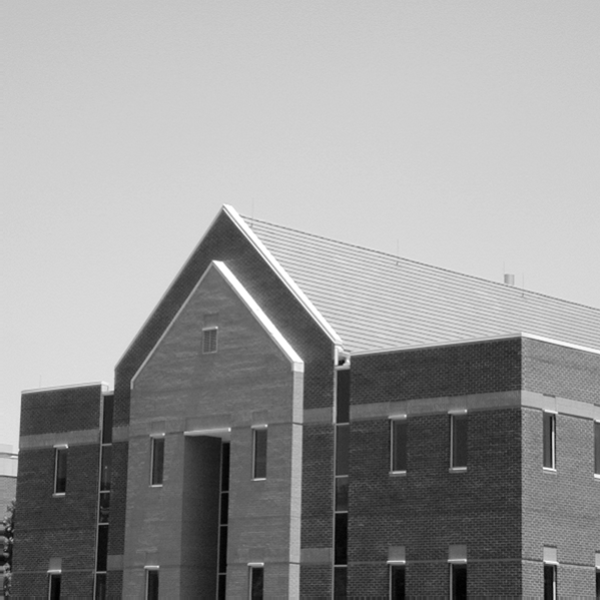
#> input picture DEP_C4/Fig0438(a)(bld_600by600).tif, 600 x 600 px, found by its file name
$ python example_4_15.py   (older library calls are emulated)
#> lines starting #> are read from the running program, lines starting #| are printed output that depends on the picture
### DEP_C4/utilities.py
import numpy as np
import cv2


# [19 lines left out: function rearrange_frequency_spectrum, not called in this run]


def center_frequency(array):
    for i in range(array.shape[0]):
        for j in range(array.shape[1]):
            array[i, j] *= np.power(-1, i + j)

    return array


# [8 lines left out: function get_fourier_transform, not called in this run]


def get_magnitude(array):
    magnitude = np.sqrt(np.square(array[:, :, 0]) + np.square(array[:, :, 1]))
    return magnitude


def get_phase_angel(array):
    phase_angel = np.arctan2(array[:, :, 0], array[:, :, 1])
    return phase_angel


# [30 lines left out: functions merge_mag_phase, creat_ideal_lowpass_filter, creat_gaussian_lowpass_filter_frequency, not called in this run]

### DEP_C4/example_4_15.py
import numpy as np
import cv2
import matplotlib.pyplot as plt
import utilities
from mpl_toolkits.mplot3d import axes3d

# MARK: image
img = cv2.imread('/Users/ariazare/Projects/Python/DEP_C4/Fig0438(a)(bld_600by600).tif')
#> img is the input picture: shape (600, 600, 3); min 0, max 255, mean 152.8
img = cv2.cvtColor(img, cv2.COLOR_RGB2GRAY)
#> img: shape (600, 600)
img_padded = np.zeros((602, 602), 'float32')
img_padded[:-2, 0:-2] = img
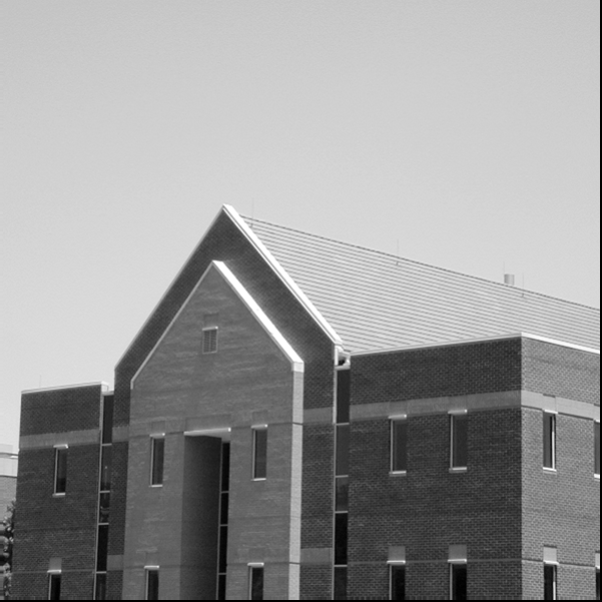
#> img_padded: shape (602, 602) float32; min 0, max 255, mean 151.8

img_centered = utilities.center_frequency(img_padded)
#> after the loop in center_frequency, `for i in range(array.shape[0]):`:
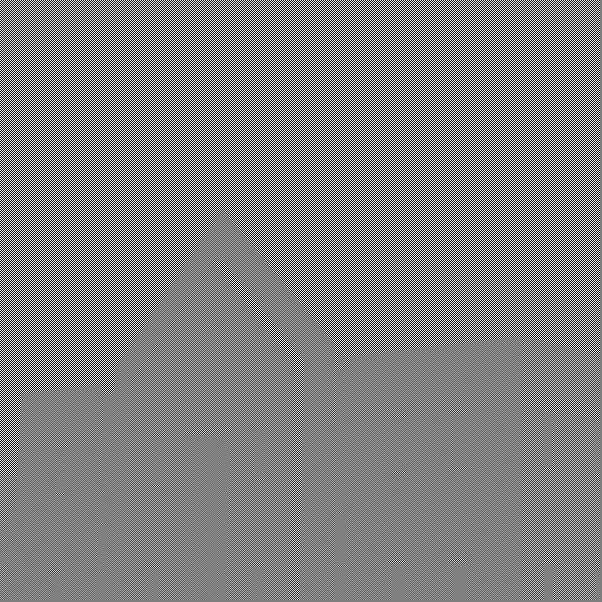
#> array: shape (602, 602) float32; min -255, max 255, mean 0; drawn with min black and max white
complex_img = [np.array(img_centered, 'float32'), np.zeros(img_centered.shape, 'float32')]
complex_img = cv2.merge(complex_img)
cv2.dft(complex_img, complex_img)

# [8 lines of commented-out code are left out]
sobel_filter = np.array([[0, 0, 0, 0],
                         [0, -1, 0, 1],
                         [0, -2, 0, 2],
                         [0, -1, 0, 1]], 'float32')

sobel_filter_sp = np.array([[-1, 0, 1],
                            [-2, 0, 2],
                            [-1, 0, 1]], 'float32')

sobel_filter_zeros = np.zeros((602, 602), 'float32')
sobel_filter_zeros[299:303, 299:303] = sobel_filter
# sobel_filter_zeros[299:302, 299:302] = sobel_filter
sobel_filter = sobel_filter_zeros

sobel_filter = utilities.center_frequency(sobel_filter)
sobel_filter_transformed = [sobel_filter, np.zeros(sobel_filter.shape, 'float32')]
sobel_filter_transformed = cv2.merge(sobel_filter_transformed)
cv2.dft(sobel_filter_transformed, sobel_filter_transformed)
sobel_filter_transformed[:, :, 0] = 0
sobel_filter_transformed[:, :] = utilities.center_frequency(sobel_filter_transformed[:, :])

# [8 lines of commented-out code are left out]
filtered_img = np.copy(complex_img)
filtered_img = np.multiply(sobel_filter_transformed, complex_img)
filtered_img = cv2.idft(filtered_img, filtered_img)
filtered_img = utilities.center_frequency(filtered_img[:, :])

plt.imshow(filtered_img[:, :, 1], 'Greys')
plt.show()
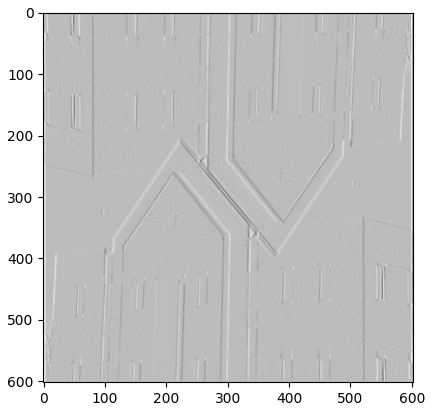
#> figure drawn by matplotlib, 1 panel

# MARK: filtering in spatial domain
filtered_img_sp = np.zeros((600, 600), 'float32')
filtered_img_sp = cv2.filter2D(img, cv2.CV_32F, sobel_filter_sp)
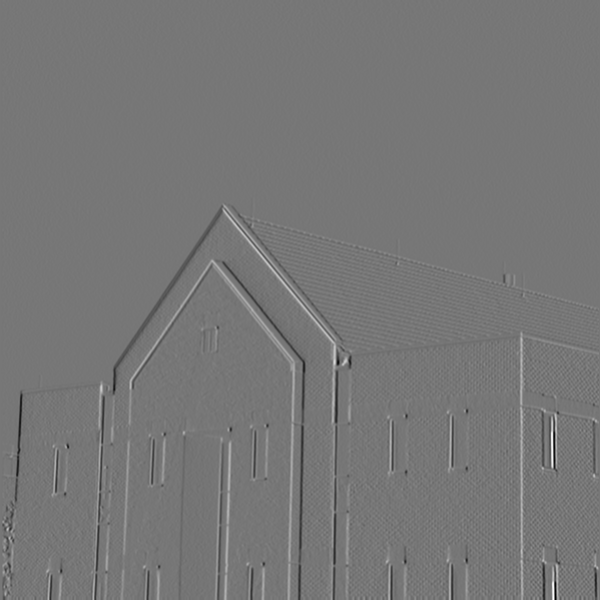
#> filtered_img_sp: shape (600, 600) float32; min -677, max 772, mean -0.2; drawn with min black and max white

# [34 lines of commented-out code are left out]
